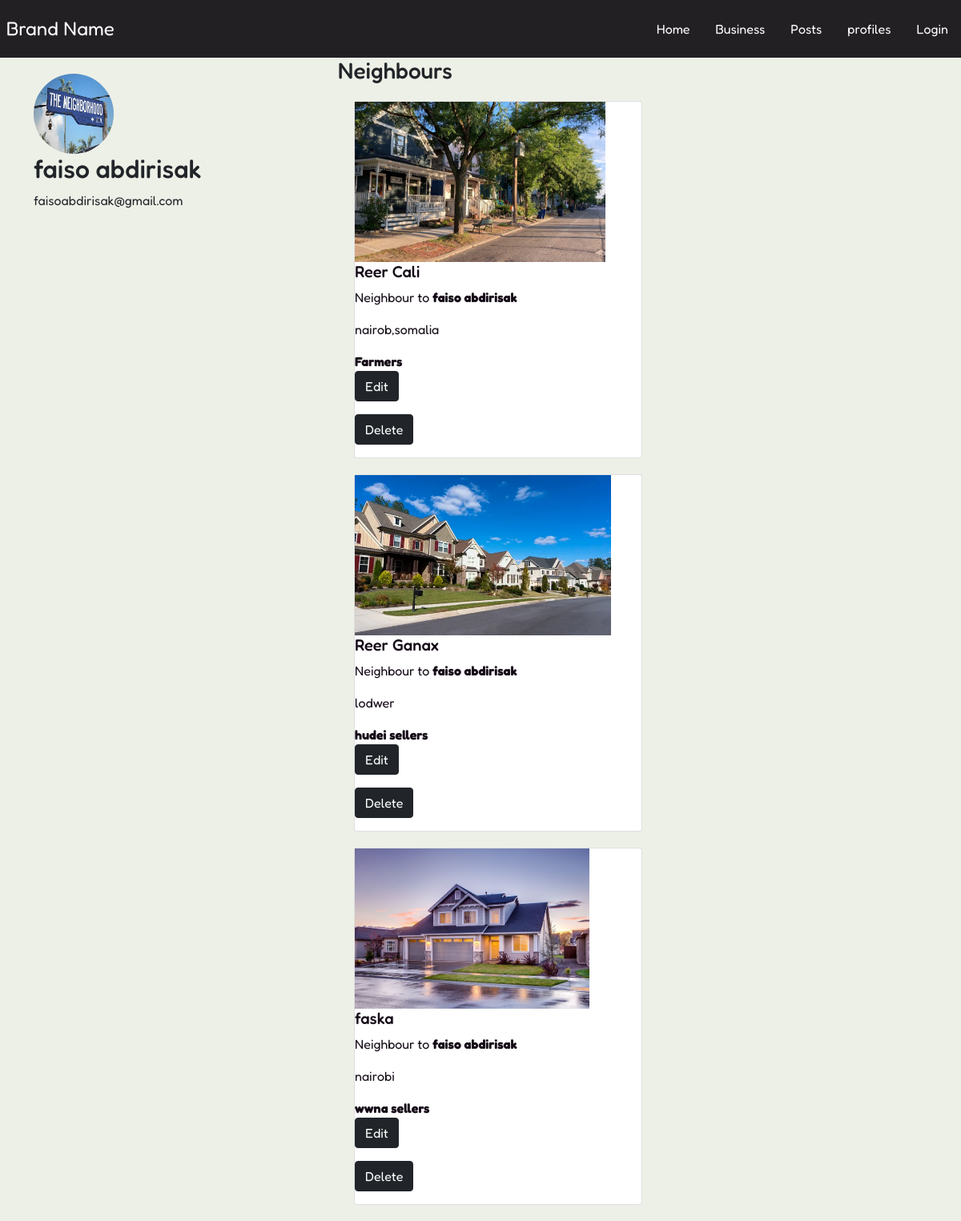
Page /users/profile/ba244e62-5875-46ac-b324-32df000a12c7 on the committed database.
### users/models.py (models this page shows, shortened)
class Profile(models.Model):
    user = models.OneToOneField(User,on_delete=models.CASCADE,null=True,blank=True)
    name=models.CharField(max_length=200,blank=True,null=True)
    email=models.EmailField(max_length=500,null=True,blank=True)
    profile_image=models.ImageField(null=True,blank=True,upload_to='profiles/', default="default.jpg")
    created = models.DateTimeField(auto_now_add=True)
    id = models.UUIDField(default=uuid.uuid4,unique=True,primary_key=True,editable=False)

### Myneighbor/models.py (models this page shows, shortened)
class Neighbor(models.Model):
    user= models.ForeignKey(Profile,null=True,blank=True,on_delete=models.SET_NULL)
    name=models.CharField(max_length=200)
    location=models.CharField(max_length=200,null=True,blank=True)
    occupation=models.CharField(max_length=200,null=True,blank=True)
    featured_image = models.ImageField(null=True,blank=True, default="default.jpg")
    created = models.DateTimeField(auto_now_add=True)
    id = models.UUIDField(default=uuid.uuid4,unique=True,primary_key=True,editable=False)

### users/views.py (the view)
# urls.py: path('profile/<str:pk>', views.userProfile, name='user-profile'),
def userProfile(request,pk):
    profile=Profile.objects.get(id=pk)
    context={'profile':profile}
    return render(request, 'users/user-profile.html',context)

### users/templates/users/user-profile.html (shortened to what this page needs)
{% extends 'base.html' %}
{% block content %}
<main class="profile mt-6">
    <div class="container">
      <div class="row">
        <div class="col-md-4">
          <div class="">
            <div class="mx-6">
              <img class="img-fluid" style="width: 100px; height: 100px; border-radius: 50%; margin-top: 20px;" src="{{ profile.profile_image.url}}" />
              <h2 class="dev__name">{{profile.name}}</h2>
              <p class="dev__title">{{profile.email}}</p>
            </div>
          </div>
        </div>
          <div class="col-md-8 mt-20">
            <h3>Neighbours</h3>
            <div class="">
             {% for neighbor in profile.neighbor_set.all %}
              <div class="column mt-20">
                <div class="card" style="width: 360px; margin: 20px;">
                  <a href="{% url 'neighbor' neighbor.id %}" class="neighbour">
                    <img class="project__thumbnail" style="width:fit-content; height: 200px;" src="{{neighbor.featured_image.url }}" alt= "thumbnail" />
                    <div class="card__body">
                        <h5 class="card-title">{{neighbor.name}}</h5>
                        <p>Neighbour to <strong>{{neighbor.user.name}}</strong></p>
                        <p class="card-text">{{neighbor.location}}</p>
                        <p class="card-text"><strong>{{neighbor.occupation}}</strong></p>
                       <p><a class="btn btn-dark" href="{% url 'update-neighbor' neighbor.id %}">Edit</a></p>
                       <p><a class="btn btn-dark" href="{% url 'delete-neighbor' neighbor.id %}">Delete</a></p>
                  </a>
                </div>
              </div>
              {% endfor %}
            </div>
          </div>
        </div>
      </div>
  </main>
{% endblock %}

### templates/base.html (shortened to what this page needs)
<!DOCTYPE html>
{% load static %}
<html lang="en">
<head>
    <link href="https://cdn.jsdelivr.net/npm/bootstrap@5.1.3/dist/css/bootstrap.min.css" rel="stylesheet"
>
    <link rel="stylesheet" href="path/to/font-awesome/css/font-awesome.min.css">
    <link rel="stylesheet" href="{% static 'styles/main.css' %}">
</head>
<body>
    {% include 'navbar.html' %}
    {% block content %}
    {% endblock %}
</body>
</html>

### templates/navbar.html (shortened to what this page needs)
{% load static %}
<nav class="navbar">
    <div class="brand-title"><a href="{% url 'neighbors' %}">Brand Name</a>
    </div>
    <div class="navbar-links">
      <ul>
        <li><a href="{% url 'neighbors' %}">Home</a></li>
        <li><a href="{% url 'business' %}">Business</a></li>
        <li><a href="{% url 'post' %}">Posts</a></li>
        <li><a href="{% url 'profiles' %}">profiles</a></li>
         {% if request.user.is_authenticated %}
         <li><a href="{% url 'create-neighbor' %}">Add Neighbours</href=></a></li>
        <li><a href="{% url 'logout' %}">Logout</a></li>
        {% else %}
        <li><a href="{% url 'login' %}">Login</a></li>
        {% endif %}
      </ul>
    </div>
  </nav>

### static/styles/main.css (style rules this page uses)
* { margin: 0; padding: 0; box-sizing: border-box; }
body { font-family: 'Fredoka', sans-serif; background-color: rgb(237, 240, 231); }
.navbar { display: flex; position: relative; justify-content: space-between; align-items: center; background-color:#232024; color: white; }
.brand-title { font-size: 1.5rem; margin: .5rem; }
.brand-title a { color: white; text-decoration: none; }
.navbar-links { height: 100%; }
.navbar-links ul { display: flex; margin: 0; padding: 0; }
.navbar-links li { list-style: none; }
.navbar-links li a { display: block; text-decoration: none; color: white; padding: 1rem; }
a { text-shadow: 0px 0px 3px rgba(117, 117, 117, 0.12); color: #140a16; text-decoration: none }

### rows in the picture
Profile: profile_image (picture), name "faiso abdirisak", email "faisoabdirisak@gmail.com"
Neighbor: featured_image (picture), name "Reer Cali", user.name "faiso abdirisak", location "nairob,somalia", occupation "Farmers"
Neighbor: featured_image (picture), name "Reer Ganax", user.name "faiso abdirisak", location "lodwer", occupation "hudei sellers"
Neighbor: featured_image (picture), name "faska", user.name "faiso abdirisak", location "nairobi", occupation "wwna sellers"
